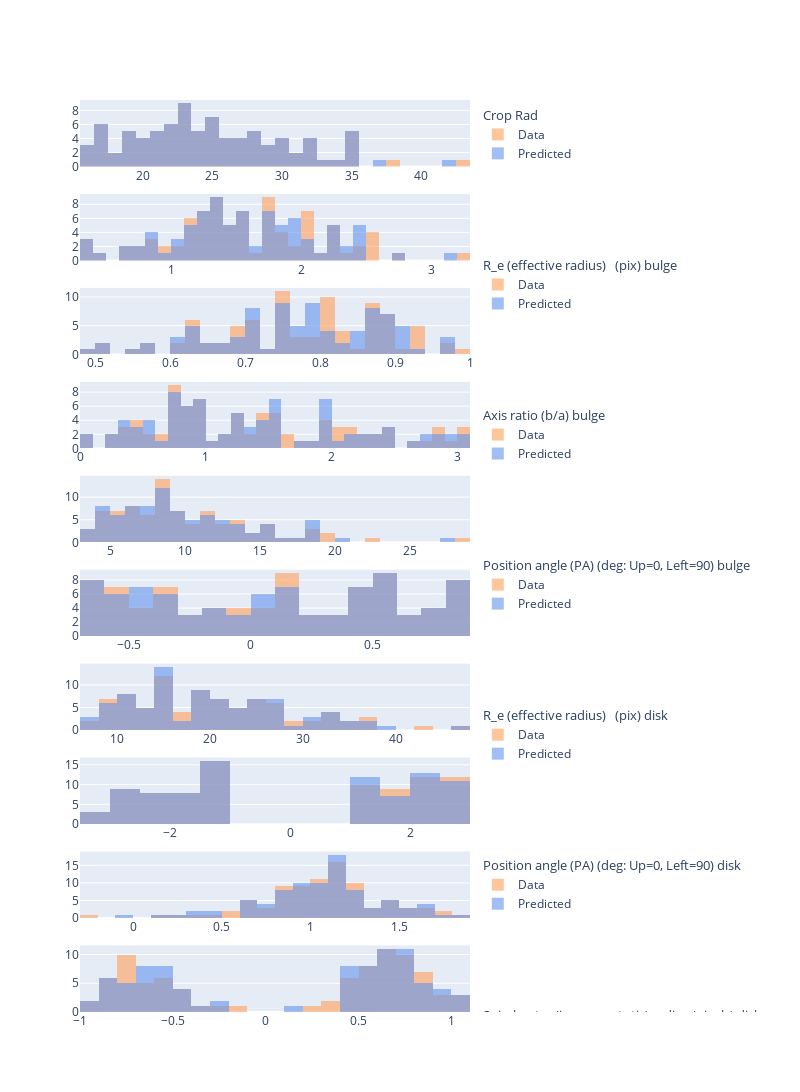

The cell this chart's notebook holds for it:
### Code cell
make_hist_plots(out_test, out_pred_df)
